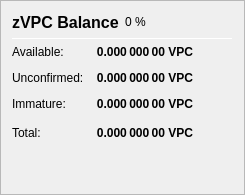
                   <widget class="QFrame" name="frame_ZerocoinBalances">
                    <property name="frameShape">
                     <enum>QFrame::StyledPanel</enum>
                    </property>
                    <property name="frameShadow">
                     <enum>QFrame::Raised</enum>
                    </property>
                    <layout class="QVBoxLayout" name="verticalLayout_7">
                     <item>
                      <layout class="QHBoxLayout" name="horizontalLayout_8" stretch="0,0,0">
                       <item>
                        <widget class="QLabel" name="label_5z_3">
                         <property name="minimumSize">
                          <size>
                           <width>0</width>
                           <height>20</height>
                          </size>
                         </property>
                         <property name="font">
                          <font>
                           <pointsize>12</pointsize>
                           <weight>75</weight>
                           <bold>true</bold>
                          </font>
                         </property>
                         <property name="text">
                          <string>zVPC Balance</string>
                         </property>
                        </widget>
                       </item>
                       <item>
                        <widget class="QLabel" name="labelzVPCPercent">
                         <property name="text">
                          <string notr="true">0 %</string>
                         </property>
                        </widget>
                       </item>
                       <item>
                        <spacer name="horizontalSpacer_11">
                         <property name="orientation">
                          <enum>Qt::Horizontal</enum>
                         </property>
                         <property name="sizeHint" stdset="0">
                          <size>
                           <width>40</width>
                           <height>20</height>
                          </size>
                         </property>
                        </spacer>
                       </item>
                      </layout>
                     </item>
                     <item>
                      <widget class="Line" name="line_ZerocoinBalance">
                       <property name="minimumSize">
                        <size>
                         <width>0</width>
                         <height>1</height>
                        </size>
                       </property>
                       <property name="maximumSize">
                        <size>
                         <width>16777215</width>
                         <height>1</height>
                        </size>
                       </property>
                       <property name="orientation">
                        <enum>Qt::Horizontal</enum>
                       </property>
                      </widget>
                     </item>
                     <item>
                      <layout class="QGridLayout" name="gridLayout_5">
                       <property name="spacing">
                        <number>12</number>
                       </property>
                       <item row="1" column="0">
                        <widget class="QLabel" name="labelzBalanceMatureText">
                         <property name="toolTip">
                          <string>Mature: more than 20 confirmation and more than 1 mint of the same denomination after it was minted.
These zVPC are spendable.</string>
                         </property>
                         <property name="text">
                          <string>Available:</string>
                         </property>
                        </widget>
                       </item>
                       <item row="1" column="1">
                        <widget class="QLabel" name="labelzBalanceMature">
                         <property name="font">
                          <font>
                           <weight>75</weight>
                           <bold>true</bold>
                          </font>
                         </property>
                         <property name="toolTip">
                          <string>Mature: more than 20 confirmation and more than 1 mint of the same denomination after it was minted.
These zVPC are spendable.</string>
                         </property>
                         <property name="text">
                          <string notr="true">0.000 000 00 VPC</string>
                         </property>
                         <property name="alignment">
                          <set>Qt::AlignRight|Qt::AlignTrailing|Qt::AlignVCenter</set>
                         </property>
                        </widget>
                       </item>
                       <item row="2" column="0">
                        <widget class="QLabel" name="labelzBalanceUnconfirmedText">
                         <property name="toolTip">
                          <string>Unconfirmed: less than 20 confirmations
Immature: confirmed, but less than 1 mint of the same denomination after it was minted</string>
                         </property>
                         <property name="text">
                          <string>Unconfirmed:</string>
                         </property>
                        </widget>
                       </item>
                       <item row="2" column="1">
                        <widget class="QLabel" name="labelzBalanceUnconfirmed">
                         <property name="font">
                          <font>
                           <weight>75</weight>
                           <bold>true</bold>
                          </font>
                         </property>
                         <property name="toolTip">
                          <string>Unconfirmed: less than 20 confirmations
Immature: confirmed, but less than 1 mint of the same denomination after it was minted</string>
                         </property>
                         <property name="text">
                          <string notr="true">0.000 000 00 VPC</string>
                         </property>
                         <property name="alignment">
                          <set>Qt::AlignRight|Qt::AlignTrailing|Qt::AlignVCenter</set>
                         </property>
                        </widget>
                       </item>
                       <item row="3" column="0">
                        <widget class="QLabel" name="labelzBalanceImmatureText">
                         <property name="toolTip">
                          <string>Unconfirmed: less than 20 confirmations
Immature: confirmed, but less than 1 mint of the same denomination after it was minted</string>
                         </property>
                         <property name="text">
                          <string>Immature:</string>
                         </property>
                        </widget>
                       </item>
                       <item row="3" column="1">
                        <widget class="QLabel" name="labelzBalanceImmature">
                         <property name="font">
                          <font>
                           <weight>75</weight>
                           <bold>true</bold>
                          </font>
                         </property>
                         <property name="toolTip">
                          <string>Unconfirmed: less than 20 confirmations
Immature: confirmed, but less than 1 mint of the same denomination after it was minted</string>
                         </property>
                         <property name="text">
                          <string notr="true">0.000 000 00 VPC</string>
                         </property>
                         <property name="alignment">
                          <set>Qt::AlignRight|Qt::AlignTrailing|Qt::AlignVCenter</set>
                         </property>
                        </widget>
                       </item>
                       <item row="4" column="0">
                        <widget class="QLabel" name="labelzBalanceText">
                         <property name="toolTip">
                          <string>Your current zVPC balance, unconfirmed and immature zVPC included.</string>
                         </property>
                         <property name="text">
                          <string>Total:</string>
                         </property>
                        </widget>
                       </item>
                       <item row="4" column="1">
                        <widget class="QLabel" name="labelzBalance">
                         <property name="font">
                          <font>
                           <weight>75</weight>
                           <bold>true</bold>
                          </font>
                         </property>
                         <property name="cursor">
                          <cursorShape>IBeamCursor</cursorShape>
                         </property>
                         <property name="toolTip">
                          <string>Your current zVPC balance, unconfirmed and immature zVPC included.</string>
                         </property>
                         <property name="text">
                          <string notr="true">0.000 000 00 VPC</string>
                         </property>
                         <property name="alignment">
                          <set>Qt::AlignRight|Qt::AlignTrailing|Qt::AlignVCenter</set>
                         </property>
                         <property name="textInteractionFlags">
                          <set>Qt::LinksAccessibleByMouse|Qt::TextSelectableByKeyboard|Qt::TextSelectableByMouse</set>
                         </property>
                        </widget>
                       </item>
                       <item row="4" column="2">
                        <spacer name="horizontalSpacer_4">
                         <property name="orientation">
                          <enum>Qt::Horizontal</enum>
                         </property>
                         <property name="sizeHint" stdset="0">
                          <size>
                           <width>40</width>
                           <height>20</height>
                          </size>
                         </property>
                        </spacer>
                       </item>
                      </layout>
                     </item>
                     <item>
                      <spacer name="verticalSpacer_4">
                       <property name="orientation">
                        <enum>Qt::Vertical</enum>
                       </property>
                       <property name="sizeHint" stdset="0">
                        <size>
                         <width>20</width>
                         <height>40</height>
                        </size>
                       </property>
                      </spacer>
                     </item>
                    </layout>
                   </widget>
